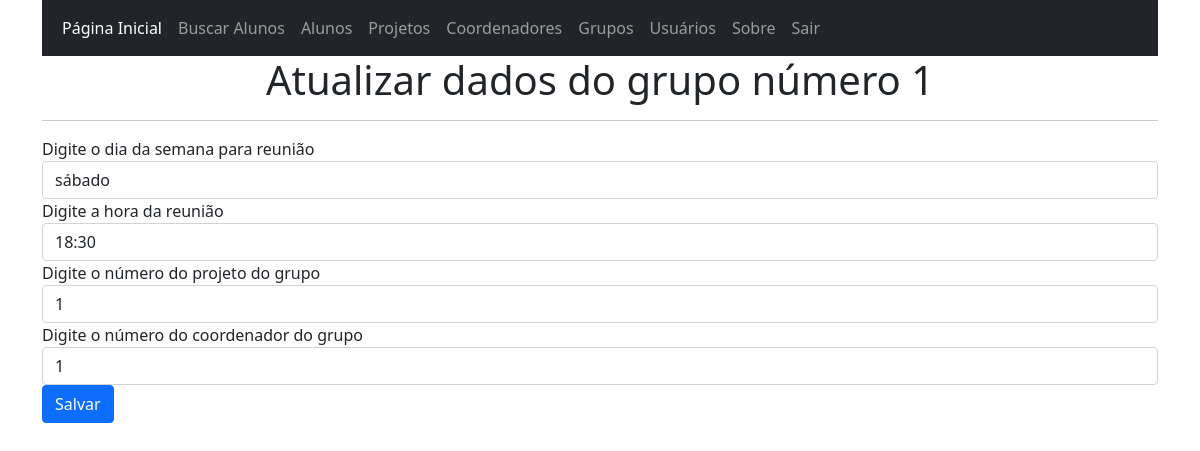
Screenshot of /1/atualiza_grupo (signed in) with the database file from the repository.
### app.py (models this page shows, shortened)
class grupos(db.Model):
    id = db.Column(db.Integer, primary_key=True)
    dia = db.Column(db.String(10))
    hora = db.Column(db.String(10))
    projeto_id = db.Column(db.Integer, ForeignKey('projetos.id'))
    coordenador = db.Column(db.Integer, ForeignKey('coordenadores.id'))
    alunos = db.relationship('alunos', backref='grupos', lazy=True)

### app.py (the view, shortened to what this page needs)
@app.route('/<int:id>/atualiza_grupo', methods=['GET','POST'])
@login_required
def atualiza_grupo(id):
    grupo = grupos.query.filter_by(id=id).first()
    return render_template('atualiza_grupo.html', grupo=grupo)

### app.py (called while the page is built)
@login_manager.user_loader
def load_user(user_id):
    return usuarios.query.get(user_id)

### templates/atualiza_grupo.html
{% extends 'base.html' %}
{% block conteudo %}
    <h1 align="center">Atualizar dados do grupo número {{grupo.id}}</h1>
    <hr>
    <form action="{{url_for('atualiza_grupo', id=grupo.id)}}" method="post">
        <div class="form-group">
            <label for="dia">Digite o dia da semana para reunião</label>
            <input class="form-control" id="dia" type="text" name="dia" value="{{grupo.dia}}" required autofocus aria-required="true">
            <label for="hora">Digite a hora da reunião</label>
            <input class="form-control" id="hora" type="text" name="hora" value="{{grupo.hora}}" required aria-required="true">
            <label for="projeto">Digite o número do projeto do grupo</label>
            <input class="form-control" id="projeto" type="number" name="projeto" value="{{grupo.projeto_id}}" required aria-required="true">
            <label for="coordenador">Digite o número do coordenador do grupo</label>
            <input class="form-control" id="coordenador" type="number" name="coordenador" value="{{grupo.coordenador}}" required aria-required="true">
        </div>
        <button class="btn btn-primary" aria-label="Confirmar a atualização dos dados do grupo">Salvar</button>
    </form>
{% endblock conteudo %}

### rows the page displays
grupos: id "1", dia "sábado", hora "18:30", projeto "1", coordenador "1"
